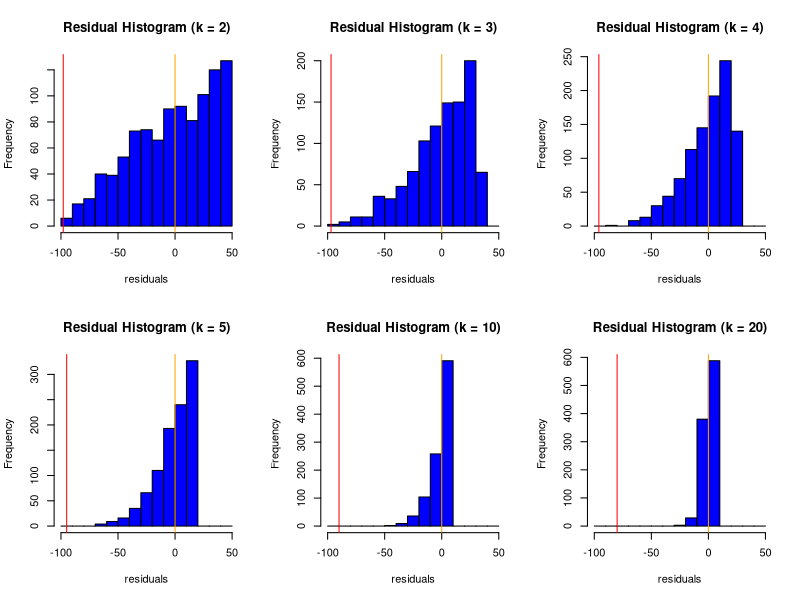

Source code (R):
N = 100
ks = c(2:5,10,20)
sample_num = 1000

old.par <- par(mfrow=c(2, round(length(ks) / 2)))

for (k in ks) {
  estimates = c()
  residuals = c()
  
  for (i in 1:sample_num) {
    samples = sample(1:N, k)
    estimate = max(samples) + max(samples) / k  - 1
    estimates[i] = estimate
    residuals[i] = estimates[i] - N
  }
  
  hist(residuals, xlim=c(-100,50), breaks=c(10*(-10:5)), col="blue", main=sprintf("Residual Histogram (k = %d)", k))
  abline(v = 0, col="orange")
  abline(v = k-100, col="red")
}
par(old.par)
